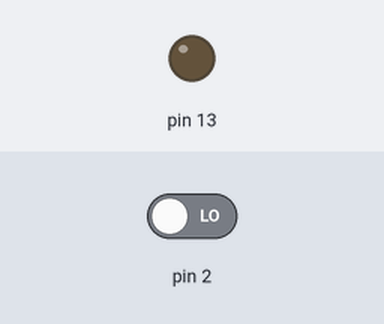
This sketch was run on a simulated Arduino Uno, built with avr-gcc and run on an emulated ATmega328P. Parts: output pins drawn as LEDs (lit = HIGH). Dashed ring = blinking. The test bench sets the inputs (shaded band); at power-on: pin 2 LOW.

Above: at 1.2 s.
1.3 s: pin 2 driven HIGH
At 1.4 s:
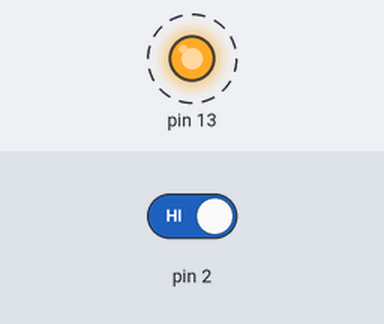
4.3 s: pin 2 driven LOW
At 5.7 s:
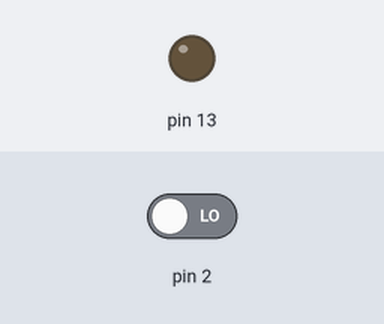
Timing chart, 0 to 7.3 s (numbered marks = the images above; inputs shaded):
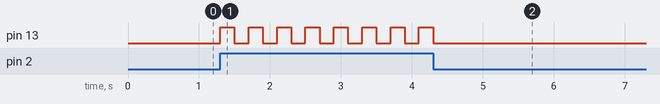

Measured:
- after the input at 1.3 s, pin 13: alternates HIGH for 0.20 s and LOW for 0.20 s, starting at once
- after the input at 4.3 s, pin 13: goes on until 4.3 s, then stays LOW

The sketch:

LED_blink_inArduino.ino
```cpp
//Program to blink LED when a switch in Arduino is pressed
int x;
void setup()
{
  // put your setup code here, to run once:
  pinMode(13,OUTPUT);
  pinMode(2,INPUT);
}

void loop()
{
  // put your main code here, to run repeatedly:
  x=digitalRead(2);
  if(x==1){
    digitalWrite(13,1);
    delay(200);
    digitalWrite(13,0);
    delay(200);
    }

}
```
